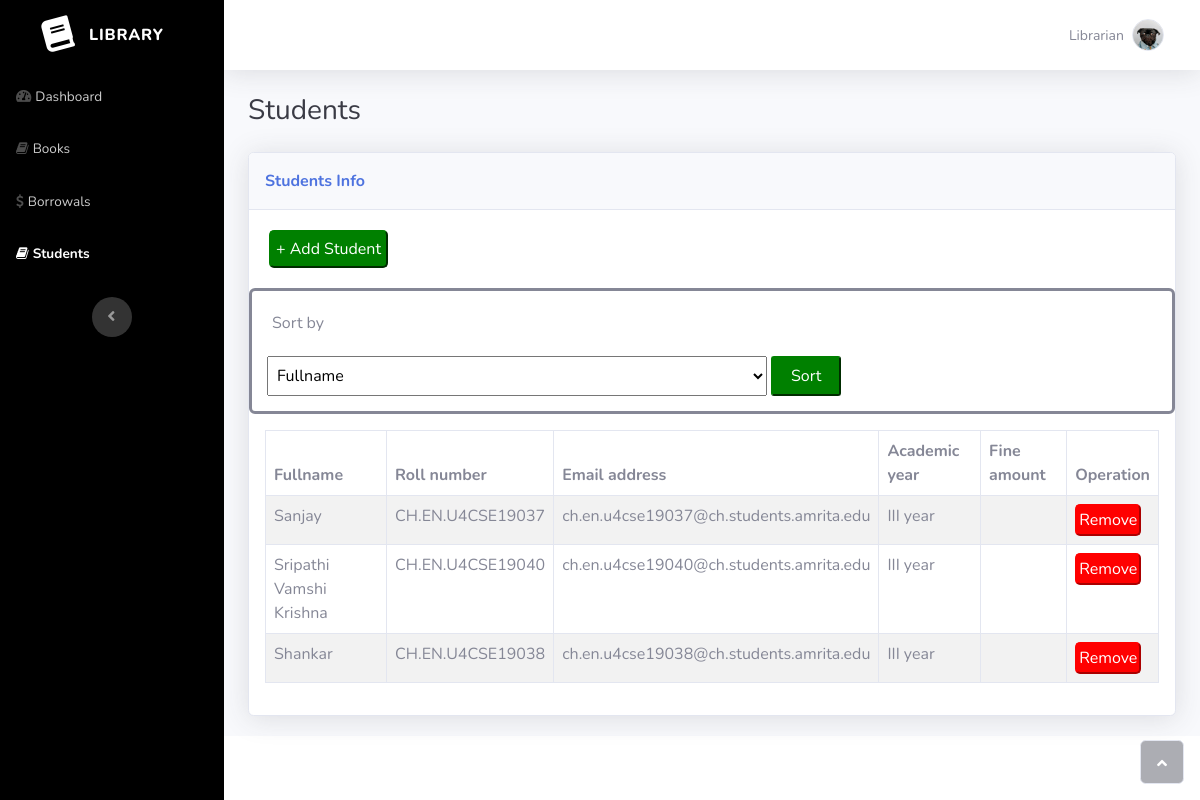
The app's page /students/ (signed in) with its own data.
### panel/models.py (models this page shows, shortened)
class Student(models.Model):
    fullname = models.CharField(max_length=200, null=True)
    roll_number = models.CharField(max_length=20, null=True)
    email = models.EmailField(null=True)
    academic_year = models.CharField(max_length=200,
        choices= (
            ('I year', 'I year'),
            ('II year', 'II year'),
            ('III year', 'III year'),
            ('IV year', 'IV year')
        )
    )

### panel/views.py (the view)
# urls.py: path('students/', views.students, name='students'),
@login_required(login_url='login')
def students(request):
    borrows = list(Borrow.objects.all())
    for b in borrows:
        if b.due_date < timezone.now().date():
            diff = datetime.now().date() - b.due_date
            fine = diff.days * 0.75
            b.fine_amount = fine
            b.save()
    students = list(Student.objects.all())
    if request.method == 'POST':
        key = request.POST.get('sort_by')
        qSort(students, key.lower())
    return render(request, 'panel/students.html', {'students': students})

### panel/templates/panel/students.html (shortened to what this page needs)
{% extends 'panel/template.html' %}
{% load static %}
{% block sidebar %}
                <ul class="navbar-nav text-light" id="accordionSidebar">
                    <li class="nav-item"><a class="nav-link" href="{% url 'home' %}"><i class="fas fa-tachometer-alt"></i><span>Dashboard</span></a></li>
                    <li class="nav-item"><a class="nav-link" href="{% url 'books' %}"><i class="fa fa-book"></i><span>Books</span></a></li>
                    <li class="nav-item"><a class="nav-link" href="{% url 'borrows' %}"><i class="fa fa-dollar"></i><span>Borrowals</span></a></li>
                    <li class="nav-item"><a class="nav-link active" href="{% url 'students' %}"><i class="fa fa-book"></i><span>Students</span></a></li>
                </ul>
{% endblock %}
{% block content %}
                <div class="container-fluid">
                    <h3 class="text-dark mb-4">Students</h3>
                    <div class="card shadow">
                        <div class="card-header py-3">
                            <p class="text-primary m-0 fw-bold">Students Info</p>
                        </div>
                        <a href="{% url 'add-student' %}"><button type="button" style="background-color: green; color: white; padding: 5px; border-color: green; border-radius: 5px; margin: 20px;">+ Add Student</button></a>
                         <div style="border-style: solid; padding: 15px; border-radius: 6px;">
                            <p style="padding: 5px;">Sort by</p>
                            <form method="post">
                                <select name="sort_by" style="width: 500px; height: 40px; padding: 5px;">
                                    <option>Fullname</option>
                                </select>
                                <button style="width: 70px; height: 40px;padding-left: 5px; padding-right: 5px; background-color: green; color: white; border-color: green; border-radius: 3px;">Sort</button>
                            </form>
                        </div>
                        <div class="card-body">
                            <table class="table table-striped table-bordered" id="dataTable" style="width:100%">
                                <thead>
                                    <tr>
                                        <th>Fullname</th>
                                        <th>Roll number</th>
                                        <th>Email address</th>
                                        <th>Academic year</th>
                                        <th>Fine amount</th>
                                        <th>Operation</th>
                                    </tr>
                                </thead>
                                <tbody>
                                    {% for student in students %}
                                        <tr style="padding: 5px;">
                                            <td>{{student.fullname}}</td>
                                            <td>{{student.roll_number}}</td>
                                            <td>{{student.email}}</td>
                                            <td>{{student.academic_year}}</td>
                                            <td>{{student.fine_amount}}</td>
                                            <td><a href="/delete-student/{{student.id}}/"><button type="button" style="background-color: red; color: white; padding: 2px; border-color: red; border-radius: 5px;">Remove</button></a>
                                        </tr>
                                    {% endfor %}
                                </tbody>
                            </table>
                        </div>
                    </div>
                </div>
{% endblock %}

### records on screen
Student: fullname "Sanjay", roll_number "CH.EN.U4CSE19037", email "ch.en.u4cse19037@ch.students.amrita.edu", academic_year "III year"
Student: fullname "Sripathi Vamshi Krishna", roll_number "CH.EN.U4CSE19040", email "ch.en.u4cse19040@ch.students.amrita.edu", academic_year "III year"
Student: fullname "Shankar", roll_number "CH.EN.U4CSE19038", email "ch.en.u4cse19038@ch.students.amrita.edu", academic_year "III year"
